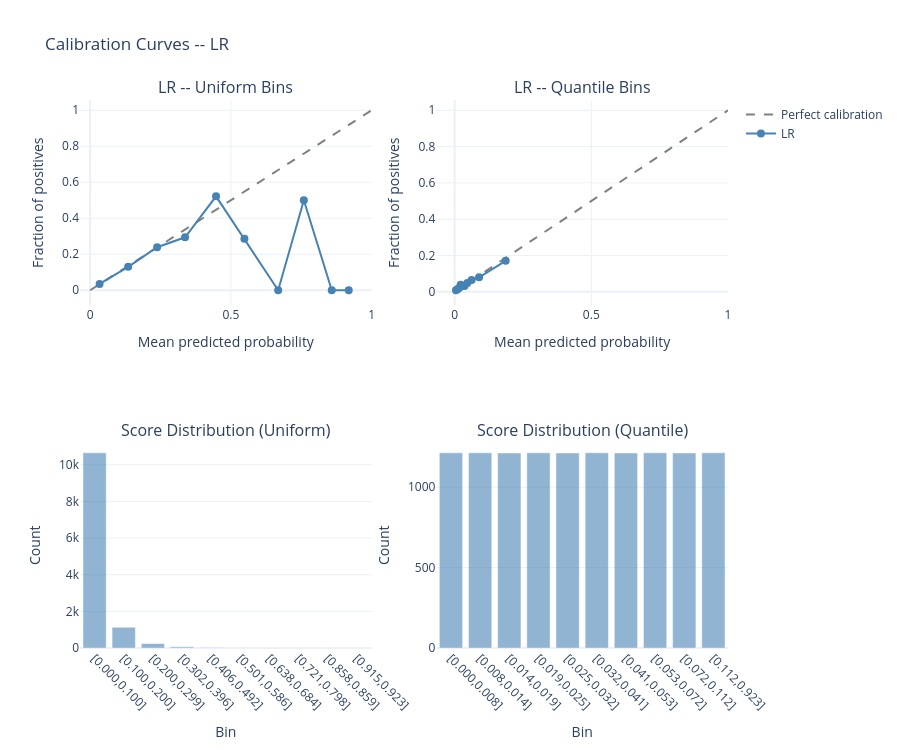

Notebook code cell kept with this figure:
### Code cell
fig=plot_calibration_curve(best_lr, X_test_enc_df, y_test, model_name='LR')

### Figure 1 — Plotly figure (JSON) as saved in the notebook; plotly's stock layout.template omitted (floating-point values rounded to 4 significant figures)
{"data": [{"line": {"color": "gray", "dash": "dash"}, "mode": "lines", "name": "Perfect calibration", "showlegend": true, "type": "scatter", "x": [0, 1], "xaxis": "x", "y": [0, 1], "yaxis": "y"}, {"customdata": [[10654], [1132], [243], [68], [23], [7], [3], [2], [2], [2]], "hovertemplate": "<b>Mean predicted prob:</b> %{x:.3f}<br><b>Fraction positive:</b> %{y:.3f}<br><b>Count in bin:</b> %{customdata[0]}<extra></extra>", "line": {"color": "steelblue"}, "marker": {"size": 8}, "mode": "lines+markers", "name": "LR", "showlegend": true, "type": "scatter", "x": [0.03348, 0.1352, 0.238, 0.3371, 0.4473, 0.5481, 0.668, 0.7593, 0.8585, 0.9187], "xaxis": "x", "y": [0.0352, 0.1299, 0.2387, 0.2941, 0.5217, 0.2857, 0, 0.5, 0, 0], "yaxis": "y"}, {"hovertemplate": "Bin: %{x}<br>Count: %{y}<extra></extra>", "marker": {"color": "steelblue"}, "opacity": 0.6, "showlegend": false, "type": "bar", "x": ["[0.000,0.100]", "[0.100,0.200]", "[0.200,0.299]", "[0.302,0.396]", "[0.406,0.492]", "[0.501,0.586]", "[0.638,0.684]", "[0.721,0.798]", "[0.858,0.859]", "[0.915,0.923]"], "xaxis": "x3", "y": [10654, 1132, 243, 68, 23, 7, 3, 2, 2, 2], "yaxis": "y3"}, {"line": {"color": "gray", "dash": "dash"}, "mode": "lines", "name": "Perfect calibration", "showlegend": false, "type": "scatter", "x": [0, 1], "xaxis": "x2", "y": [0, 1], "yaxis": "y2"}, {"customdata": [[1214], [1214], [1213], [1214], [1213], [1214], [1213], [1214], [1213], [1214]], "hovertemplate": "<b>Mean predicted prob:</b> %{x:.3f}<br><b>Fraction positive:</b> %{y:.3f}<br><b>Count in bin:</b> %{customdata[0]}<extra></extra>", "line": {"color": "steelblue"}, "marker": {"size": 8}, "mode": "lines+markers", "name": "LR", "showlegend": false, "type": "scatter", "x": [0.004946, 0.01106, 0.01647, 0.02208, 0.0283, 0.03616, 0.04656, 0.06224, 0.08948, 0.1867], "xaxis": "x2", "y": [0.008237, 0.014, 0.02061, 0.03789, 0.03215, 0.0313, 0.04782, 0.06507, 0.07914, 0.1705], "yaxis": "y2"}, {"hovertemplate": "Bin: %{x}<br>Count: %{y}<extra></extra>", "marker": {"color": "steelblue"}, "opacity": 0.6, "showlegend": false, "type": "bar", "x": ["[0.000,0.008]", "[0.008,0.014]", "[0.014,0.019]", "[0.019,0.025]", "[0.025,0.032]", "[0.032,0.041]", "[0.041,0.053]", "[0.053,0.072]", "[0.072,0.112]", "[0.112,0.923]"], "xaxis": "x4", "y": [1214, 1214, 1213, 1214, 1213, 1214, 1213, 1214, 1213, 1214], "yaxis": "y4"}], "layout": {"annotations": [{"font": {"size": 16}, "showarrow": false, "text": "LR -- Uniform Bins", "x": 0.225, "xanchor": "center", "xref": "paper", "y": 1, "yanchor": "bottom", "yref": "paper"}, {"font": {"size": 16}, "showarrow": false, "text": "LR -- Quantile Bins", "x": 0.775, "xanchor": "center", "xref": "paper", "y": 1, "yanchor": "bottom", "yref": "paper"}, {"font": {"size": 16}, "showarrow": false, "text": "Score Distribution (Uniform)", "x": 0.225, "xanchor": "center", "xref": "paper", "y": 0.375, "yanchor": "bottom", "yref": "paper"}, {"font": {"size": 16}, "showarrow": false, "text": "Score Distribution (Quantile)", "x": 0.775, "xanchor": "center", "xref": "paper", "y": 0.375, "yanchor": "bottom", "yref": "paper"}], "height": 750, "title": {"text": "Calibration Curves -- LR"}, "xaxis": {"anchor": "y", "domain": [0, 0.45], "title": {"text": "Mean predicted probability"}}, "xaxis2": {"anchor": "y2", "domain": [0.55, 1], "title": {"text": "Mean predicted probability"}}, "xaxis3": {"anchor": "y3", "domain": [0, 0.45], "tickangle": 45, "title": {"text": "Bin"}}, "xaxis4": {"anchor": "y4", "domain": [0.55, 1], "tickangle": 45, "title": {"text": "Bin"}}, "yaxis": {"anchor": "x", "domain": [0.625, 1], "title": {"text": "Fraction of positives"}}, "yaxis2": {"anchor": "x2", "domain": [0.625, 1], "title": {"text": "Fraction of positives"}}, "yaxis3": {"anchor": "x3", "domain": [0, 0.375], "title": {"text": "Count"}}, "yaxis4": {"anchor": "x4", "domain": [0, 0.375], "title": {"text": "Count"}}}}
